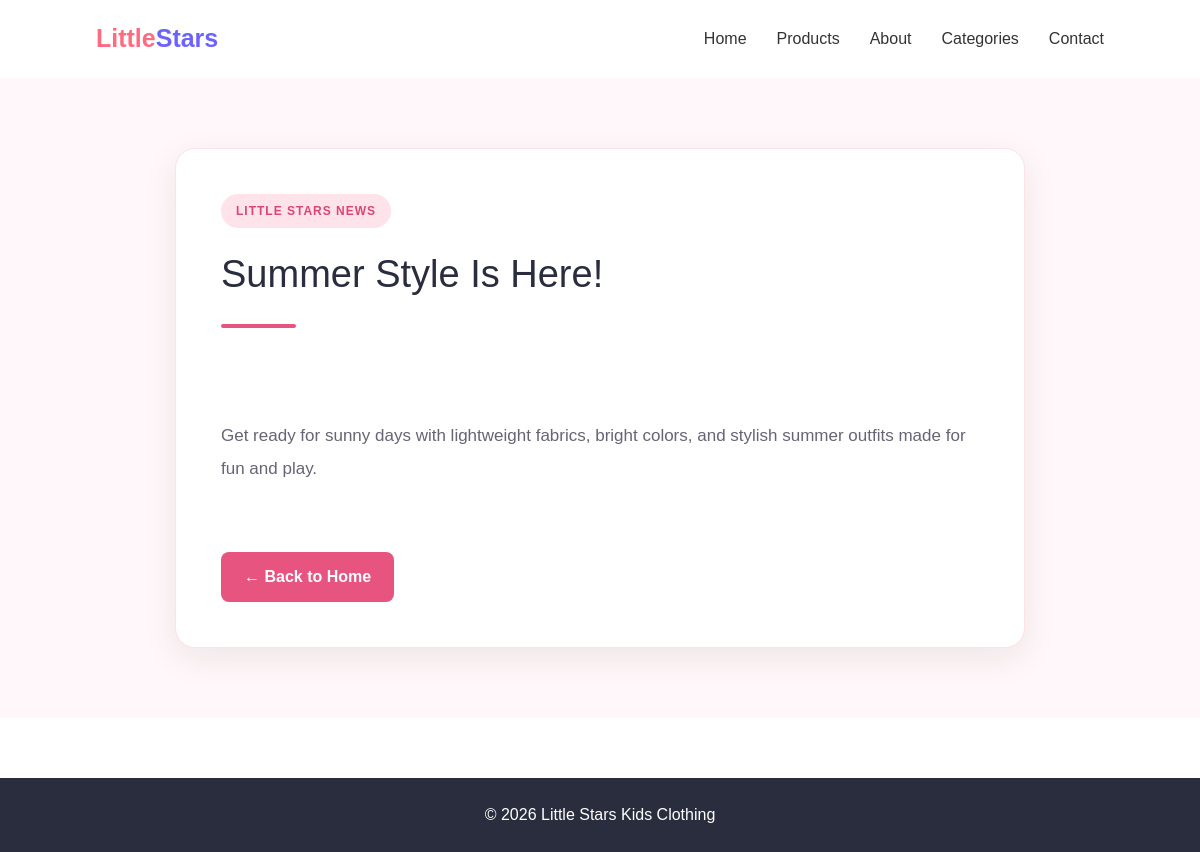
The page /news_detail/4 on the database its author committed.
### news/models.py (models this page shows, shortened)
class News(models.Model):
    title = models.CharField(max_length=200)
    content = HTMLField() # here is the tiny-mc editor
    created_at = models.DateTimeField(auto_now_add=True)

### django_firstproject/views.py (the view)
# urls.py: path('news_detail/<newsid>',views.news_detail,name="news_detail"),
def news_detail(request,newsid):
    newsDetail=News.objects.get(id=newsid)
    data={
        'newsdetail':newsDetail
    }
    return render(request,'detailed_page.html',data)

### template/detailed_page.html (shortened to what this page needs)
{% extends 'base.html' %}
{% block content %}
<section class="news-detail-page">
    <article class="news-card">
        <span class="news-label">LITTLE STARS NEWS</span>
        <h1 class="news-title">
            {{ newsdetail.title }}
        </h1>
        <hr class="news-divider">
        <div class="news-description">
            {{ newsdetail.content | safe }}
        </div>
        <a href="/" class="back-btn">
            ← Back to Home
        </a>
    </article>
</section>
{% endblock %}

### static/css/base.css (style rules this page uses)
* { margin: 0; padding: 0; box-sizing: border-box; }
body { font-family: Arial, sans-serif; }

### template/detailed_page.html (style rules this page uses)
.news-detail-page { min-height: 75vh; padding: 70px 20px; background: #fff7f9; }
.news-card { max-width: 850px; margin: auto; padding: 45px; background: white; border-radius: 20px; box-shadow: 0 10px 35px rgba(40, 20, 30, 0.08); border: 1px solid #ffe1e9; }
.news-label { display: inline-block; padding: 8px 15px; margin-bottom: 22px; border-radius: 30px; background: #ffe3eb; color: #d94675; font-size: 12px; font-weight: bold; letter-spacing: 1px; }
.news-title { margin-bottom: 25px; color: #292d3e; font-size: 38px; line-height: 1.3; overflow-wrap: anywhere; }
.news-divider { width: 75px; height: 4px; margin-bottom: 28px; background: #e75480; border: none; border-radius: 5px; }
.news-description { color: #656575; font-size: 17px; line-height: 1.9; overflow-wrap: anywhere; white-space: pre-line; }
.back-btn { display: inline-block; margin-top: 35px; padding: 13px 23px; background: #e75480; color: white; border-radius: 8px; text-decoration: none; font-weight: bold; transition: 0.3s; }

### rows shown on the page
News: title "Summer Style Is Here!", content "Get ready for sunny days with lightweight fabrics, bright colors, and stylish summer outfits made for fun and play."
